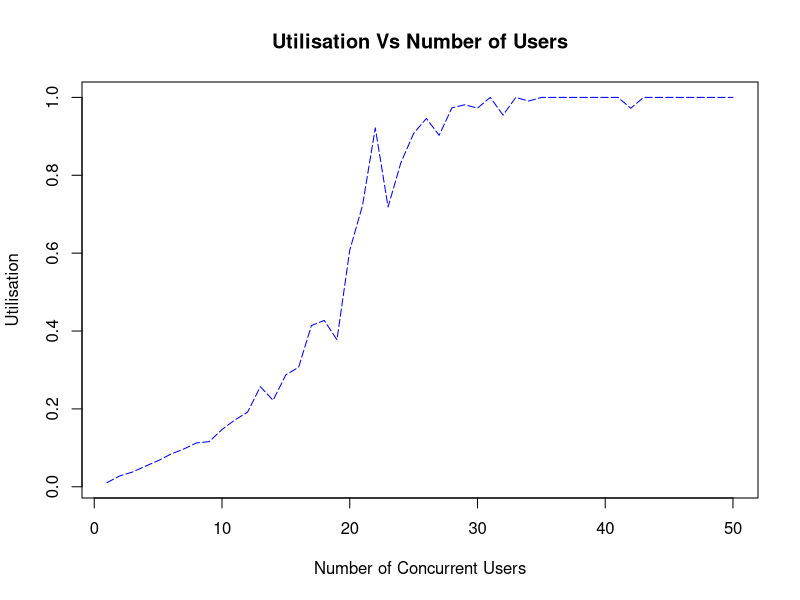
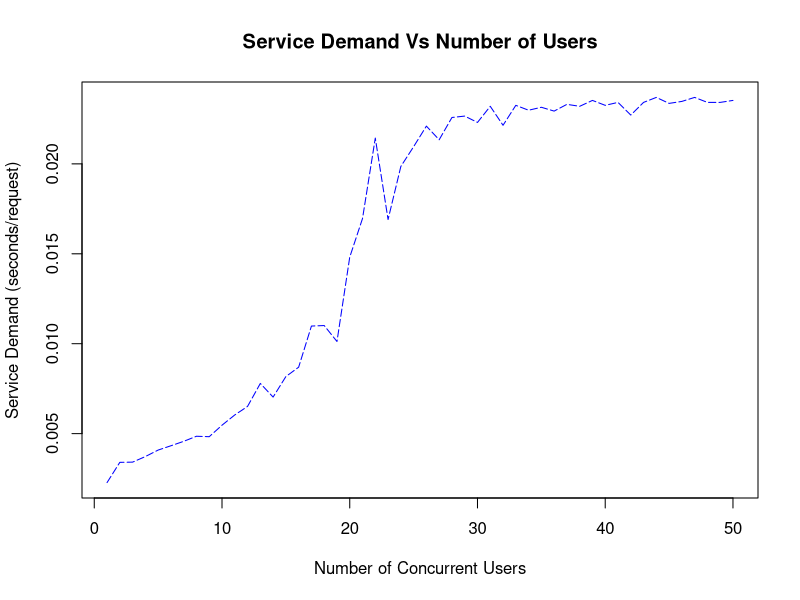
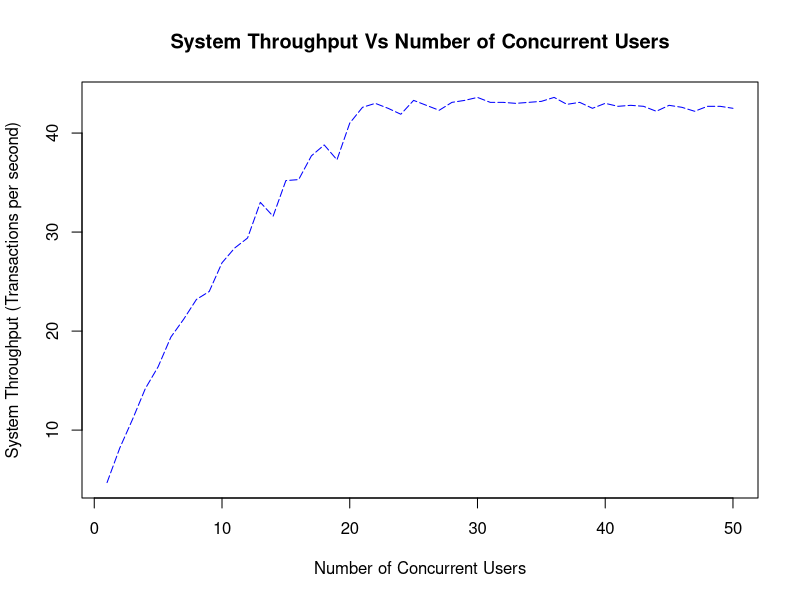
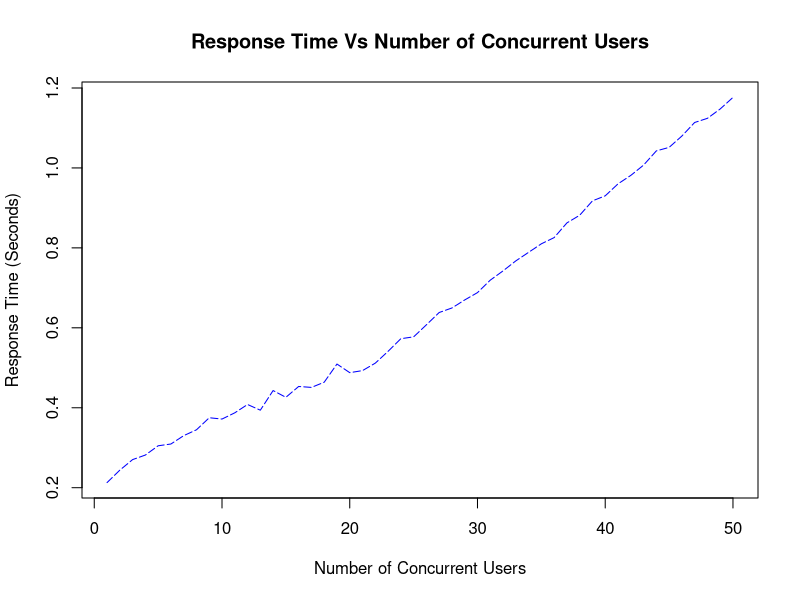

Write R code to recreate these figures, in order.
# read in the data from the results file
# The results file contains:
# N = Number of users on the system
# C0 = the number of completed transactions
# idle = percentage of time the CPU spent idle(idle)

# read in the results file from the load test
results <- read.table('results.dat' , header = TRUE)

# store data from results file in variables with meanful names
number_of_completions_C0 <- results$C0
number_of_concurrent_users_N <- results$N
percentage_of_time_idle <- results$idle

# time the load test ran for
testtime = 10

# The output of mpstat is the percetage of time spent idle.
# Using this we can deduce 100 - percentage of time spent idle(idle) = Bi / T 
# results file contains percentage idle. 100 - percentage idle is percentage busy  
percentage_of_time_busy <- (100 - percentage_of_time_idle)

# utilisation is measured on 0 to 1 scale. busy / 100 will convert to this scale
utilisationCPU_Ui <- (percentage_of_time_busy / 100)

# X0: system throughput: X0 = C0 /T 
system_throughput_X0 <- number_of_completions_C0 / testtime

# Di = Ui / (C0 / T) 
service_demand_Di <- (utilisationCPU_Ui / system_throughput_X0)

# R = N / X0 (Little’s Law)
response_time_R = number_of_concurrent_users_N / system_throughput_X0

###

# Graph 1. Ui vs N - Plot graph for utilisation vs Number of users
# Ui : The utilisation of resource i.
# N = Number of concurrent users on the system

png(filename="Utilisation-VS-N.png", height=768, width=1366, bg="white")
plot(number_of_concurrent_users_N, utilisationCPU_Ui , type="l", col="blue", lty=5,
     ylab = 'Utilisation', xlab = 'Number of Concurrent Users', main = 'Utilisation Vs Number of Users' )

dev.off()

###

# Graph 2. Di vs N - Plot graph for service demand vs Number of concurrent users
# Di = Service Demand
# N = Number of concurrent users on the system

png(filename="ServiceDemand-VS-N.png", height=768, width=1366, bg="white")
plot(number_of_concurrent_users_N, service_demand_Di , type="l", col="blue", lty=5,
     ylab = 'Service Demand (seconds/request)', xlab = 'Number of Concurrent Users', main = 'Service Demand Vs Number of Users' )

dev.off()

###

# Graph 3. X0 vs N - Plot graph for system throughput vs Number of concurrent users
# X0 = System Throughput
# N = Number of concurrent users on the system

png(filename="System_Throughput-VS-N.png", height=768, width=1366, bg="white")
plot(number_of_concurrent_users_N, system_throughput_X0 , type="l", col="blue", lty=5,
     ylab = 'System Throughput (Transactions per second)' , xlab = 'Number of Concurrent Users', main = 'System Throughput Vs Number of Concurrent Users' )

dev.off()

###

# Graph 4. R vs N - Plot graph for system throughput vs Number of concurrent users
# R = System Response time
# N = Number of concurrent users on the system

png(filename="response_time-VS-N.png", height=768, width=1366, bg="white")
plot(number_of_concurrent_users_N, response_time_R , type="l", col="blue", lty=5,
     ylab = 'Response Time (Seconds)' , xlab = 'Number of Concurrent Users', main = 'Response Time Vs Number of Concurrent Users' )

dev.off()

